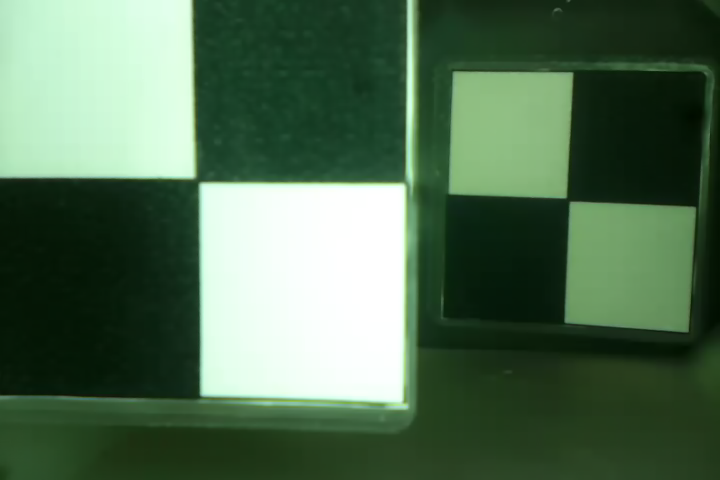
#> input picture DB/Train/Squares/1.0_a.png, 720 x 480 px
$ python testing.py
#> lines starting #> are read from the running program, lines starting #| are printed output that depends on the picture; after the words box and inside, x2 and y2 are one past the last pixel; in counts of white or black regions, pixels touching at a corner belong together; long printed decimals are rounded


import numpy as np
import cv2 as cv


img = cv.imread('DB/Train/Squares/1.0_a.png')
#> img is the input picture: shape (480, 720, 3); mean B, G, R 82.8, 109.6, 81.2
dsize = (200, 50)
output = cv.resize(img, dsize)
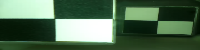
#> output: shape (50, 200, 3); mean B, G, R 83.1, 109.8, 81.3
img_gray = cv.cvtColor(output, cv.COLOR_BGR2GRAY)
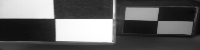
#> img_gray: shape (50, 200); min 9, max 255, mean 98.2
img_blur = cv.GaussianBlur(img_gray, (5,5), 0)
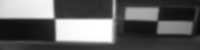
#> img_blur: shape (50, 200); min 11, max 255, mean 98.3
#Contornos
canny = cv.Canny(img_blur, 50, 150)
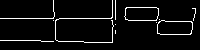
#> canny: shape (50, 200); 5.3% white in thin lines or dots, all inside (x1, y1, x2, y2) = (0, 0, 196, 43)
contornos,_ = cv.findContours(canny.copy(), cv.RETR_EXTERNAL, cv.CHAIN_APPROX_SIMPLE )
#> contornos = 12 contours, 10 with area under 20; largest, box (x1, y1, x2, y2) and area: (157, 20, 193, 35) 448, (124, 7, 159, 21) 420

#Promedio de los contornos
id=0
print(len(contornos))
#| 12
areas=[]
for c in contornos:
    epsilon = 0.02*cv.arcLength(c,True)
    approx = cv.approxPolyDP(c,epsilon,True)
    area = cv.contourArea(c)
    areas.append(area)
    print(id,":",area)
#> this loop made 12 passes
#> (epsilon, area) on passes 5, 9: (1.87, 448), (1.8, 419.5)
#| 0 : 0.0
#| 0 : 0.0
#| 0 : 0.0
#| 0 : 0.0
#| 0 : 448.0
#| 0 : 0.0
#| 0 : 0.0
#| 0 : 0.5
#> (further printed lines are left out)
#> after the loop, areas = [0, 0, 0, 0, 448, 0, 0, 0.5, 419.5, 0, 4, 0.5]

print(np.sum(areas)/len(areas))
#| 72.708
